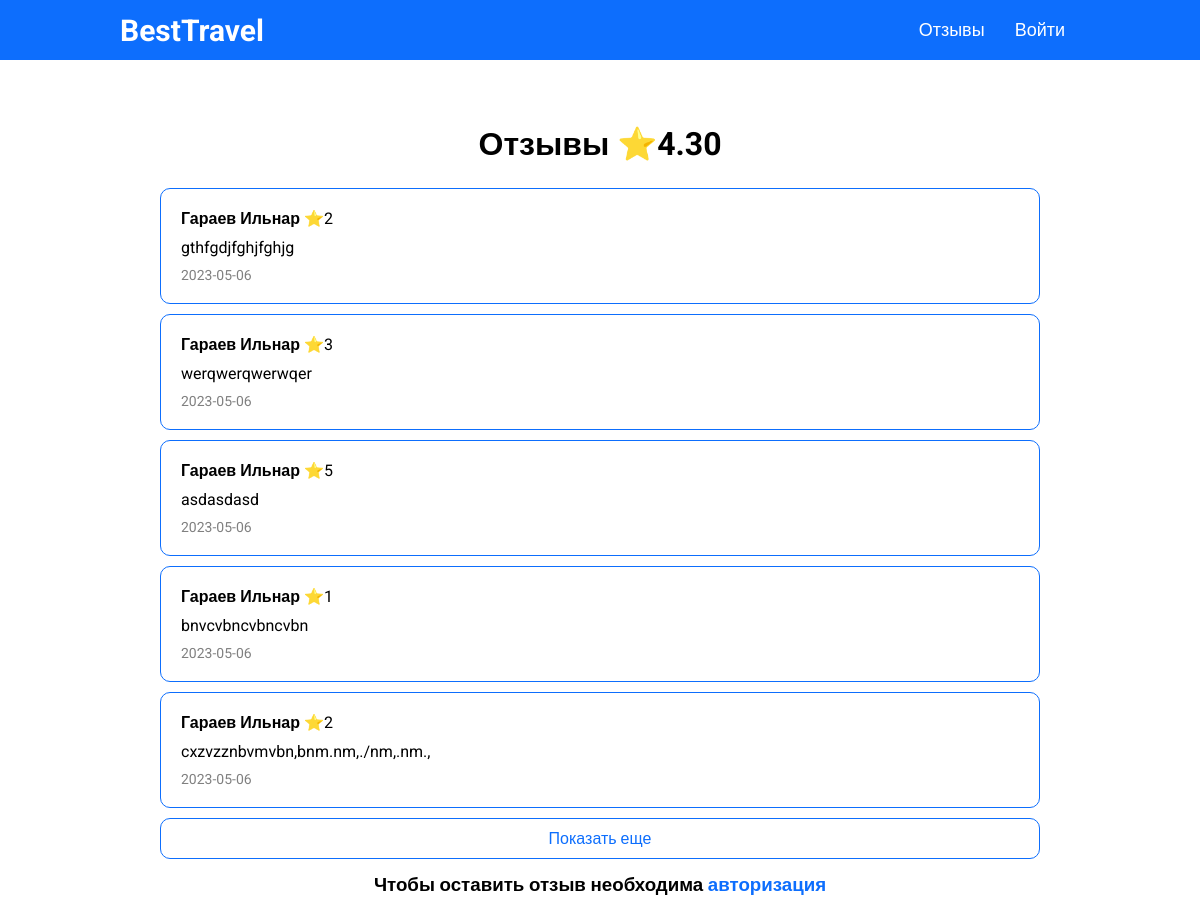
The page /reviews-page.php on the database as committed earlier.
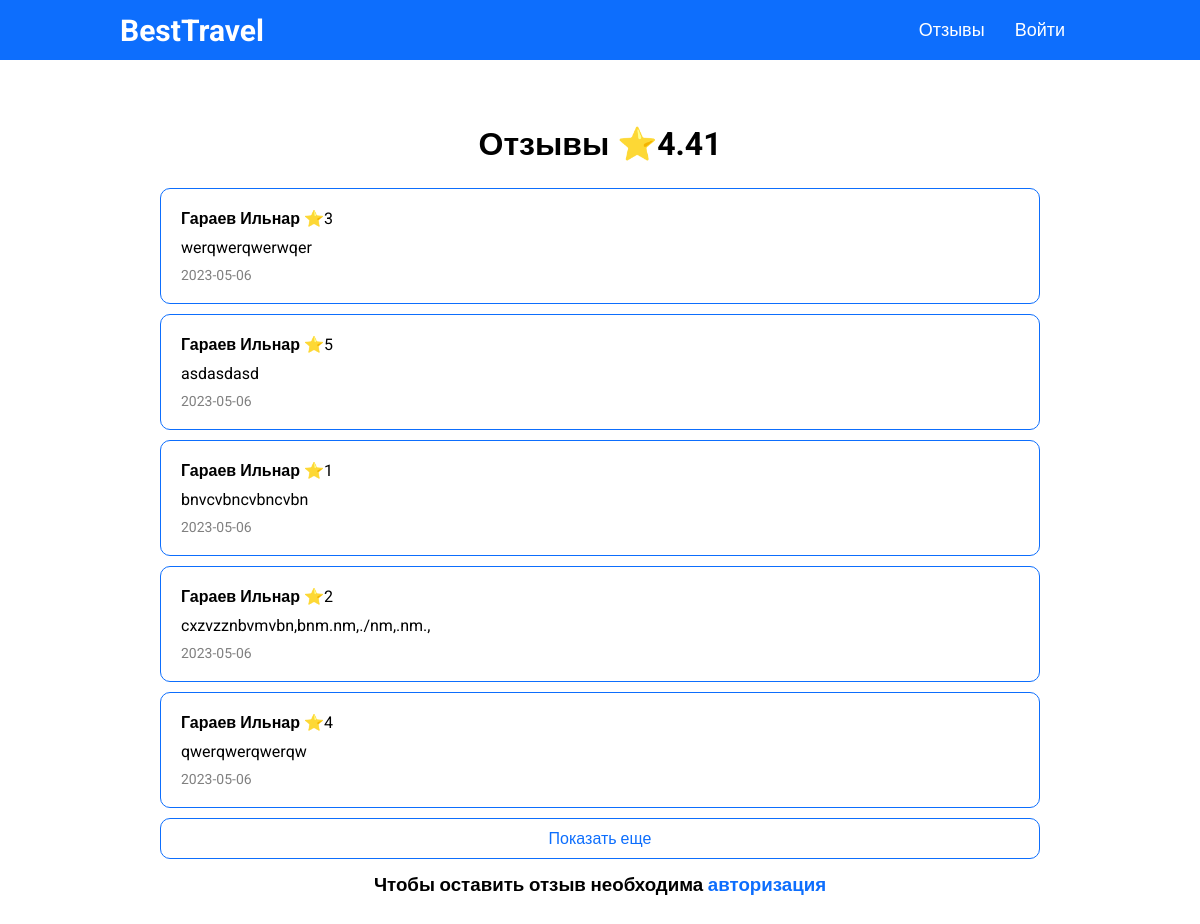
The same page on the database as committed later.
### tables this page shows
CREATE TABLE `reviews` (
  `review_id` int(11) NOT NULL,
  `review_text` text NOT NULL,
  `review_date` datetime NOT NULL,
  `review_rate` int(11) NOT NULL,
  `user_id` int(11) NOT NULL
);

CREATE TABLE `users` (
  `user_id` int(11) NOT NULL,
  `surname` varchar(50) NOT NULL,
  `name` varchar(50) NOT NULL,
  `patronymic` varchar(50) NOT NULL,
  `email` varchar(50) NOT NULL,
  `phone` varchar(30) NOT NULL,
  `date_birth` date DEFAULT NULL,
  `login` varchar(50) NOT NULL,
  `password` varchar(255) NOT NULL,
  `role_id` int(11) NOT NULL
);

### database/requests.php (called while the page is built, shortened)
<?php
function getAll($string)
{
    require 'connect.php';
    $data = mysqli_query($connect, $string);
    if (mysqli_num_rows($data) > 0) {
        return mysqli_fetch_all($data, MYSQLI_ASSOC);
    } else {
        return false;
    }
}
function getOne($string)
{
    require 'connect.php';
    $data = mysqli_query($connect, $string);
    if (mysqli_num_rows($data) > 0) {
        return mysqli_fetch_assoc($data);
    } else {
        return false;
    }
}
class ApiProvider
{
    public function getReviews()
    {
        return getAll("
            select * from reviews r
            left join users u on u.user_id = r.user_id
            order by r.review_date desc;
        ");
    }
    public function getAvgReviews()
    {
        return getOne("
            select round(avg(review_rate),2) as avg from reviews;
        ");
    }
}
?>

### functions/methods.php (called while the page is built, shortened)
<?php
    class Methods
    {
        public function convDate($date) {
            $x = new DateTime($date);
            return $x->format('Y-m-d');
        }
  }
  $mtd = new Methods;
?>

### reviews-page.php (the view, shortened to what this page needs)
<?php
require_once 'database/requests.php';
require_once 'functions/methods.php';
$reviews = $provider->getReviews();
$avg = $provider->getAvgReviews();
?>
<!DOCTYPE html>
<html lang="ru">
<?php require_once 'templates/head.php'; ?>
<body>
<?php require_once 'templates/header.php'; ?>
<div class="container">
    <?php if($reviews): ?>
        <h1 class="tac">Отзывы &#11088;<?= $avg['avg'] ?></h1>
        <?php foreach($reviews as $item): ?>
            <div class="notification rew">
                <div class="not-title">
                    <b><?= $item['surname'] ?> <?= $item['name'] ?></b> <span class="rate">&#11088;<?= $item['review_rate'] ?></span>
                </div>
                <div class="not-desc">
                    <?= $item['review_text'] ?>
                </div>
                <div class="not-date">
                    <?= $mtd->convDate($item['review_date']) ?>
                </div>
            </div>
        <?php endforeach; ?>
        <button class="review-btn more btn">Показать еще</button>
    <?php else: ?>
        <h2 class="tac">Отзывов нет</h2>
    <?php endif; ?>
    <?php if($_SESSION['user']): ?>
        <form class="review" method="post">
            <textarea name="review_text" placeholder="Оставьте отзыв" rows="5" class="review-text" required></textarea>
            <div class="rating">
                <input type="radio" name="rating" value="5" id="rating-5" class="star-rate">
                <label for="rating-5"></label>
                <input type="radio" name="rating" value="4" id="rating-4" class="star-rate">
                <label for="rating-4"></label>
                <input type="radio" name="rating" value="3" id="rating-3" class="star-rate">
                <label for="rating-3"></label>
                <input type="radio" name="rating" value="2" id="rating-2" class="star-rate">
                <label for="rating-2"></label>
                <input type="radio" name="rating" value="1" id="rating-1" class="star-rate">
                <label for="rating-1"></label>
            </div>
            <button class="btn">Отправить</button>
        </form>
    <?php else: ?>
        <h3 class="tac">Чтобы оставить отзыв необходима <a class="blue" href="auth-page.php">авторизация</a></h3>
    <?php endif; ?>
</div>
</body>
</html>

Rows that differ between the two databases and show on the page:
removed reviews: user.surname "Гараев", user.name "Ильнар", review_rate "2", review_text "gthfgdjfghjfghjg", review_date "2023-05-06"
now on this page (row unchanged): reviews: user.surname "Гараев", user.name "Ильнар", review_rate "4", review_text "qwerqwerqwerqw", review_date "2023-05-06"
Other text that changed with them:
$avg['avg']: "4.30" → "4.41"
